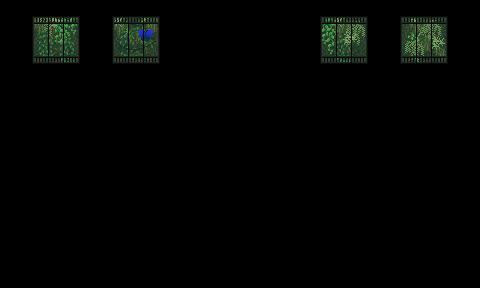

This is a level from a 2D game, rendered from its Tiled map with the project's own tilesets. A one-line summary and the map file follow, with tile-layer data summarised:
An orthogonal 30x18 tile map with 16x16 px tiles, 1 tile layer (Buildings), 3 tilesets.

<map version="1.8" tiledversion="1.8.5" orientation="orthogonal" renderorder="right-down" width="30" height="18" tilewidth="16" tileheight="16" infinite="0" nextlayerid="7" nextobjectid="375">
 <properties>
  <property name="LocationContext" value="Island" />
  <property name="SeasonOverride" value="summer" />
  <property name="ViewportFollowPlayer" type="bool" value="true" />
 </properties>
 <tileset firstgid="1" name="indoor" tilewidth="16" tileheight="16" tilecount="2176" columns="32">
  <image source="townInterior.png" width="512" height="1088" />
 </tileset>
 <tileset firstgid="2177" name="windows_sunny" tilewidth="16" tileheight="16" tilecount="144" columns="12">
  <image source="windows_sunny.png" width="192" height="192" />
 </tileset>
 <tileset firstgid="2321" name="windows_butterflies" tilewidth="16" tileheight="16" tilecount="144" columns="12">
  <image source="windows_butterflies.png" width="192" height="192" />
  <tile id="37">
   <animation>
    <frame tileid="37" duration="350" />
    <frame tileid="40" duration="350" />
    <frame tileid="43" duration="350" />
    <frame tileid="46" duration="350" />
    <frame tileid="43" duration="350" />
    <frame tileid="40" duration="350" />
    <frame tileid="37" duration="350" />
   </animation>
  </tile>
  <tile id="38">
   <animation>
    <frame tileid="38" duration="350" />
    <frame tileid="41" duration="350" />
    <frame tileid="44" duration="350" />
    <frame tileid="47" duration="350" />
    <frame tileid="44" duration="350" />
    <frame tileid="41" duration="350" />
    <frame tileid="38" duration="350" />
   </animation>
  </tile>
  <tile id="49">
   <animation>
    <frame tileid="49" duration="350" />
    <frame tileid="52" duration="350" />
    <frame tileid="55" duration="350" />
    <frame tileid="58" duration="350" />
    <frame tileid="55" duration="350" />
    <frame tileid="52" duration="350" />
    <frame tileid="49" duration="350" />
   </animation>
  </tile>
  <tile id="50">
   <animation>
    <frame tileid="50" duration="350" />
    <frame tileid="53" duration="350" />
    <frame tileid="56" duration="350" />
    <frame tileid="59" duration="350" />
    <frame tileid="56" duration="350" />
    <frame tileid="53" duration="350" />
    <frame tileid="50" duration="350" />
   </animation>
  </tile>
 </tileset>
 <layer id="3" name="Buildings" width="30" height="18">
  <data>[540 cells, 36 non-empty, 36 distinct tile ids]</data>
 </layer>
</map>
